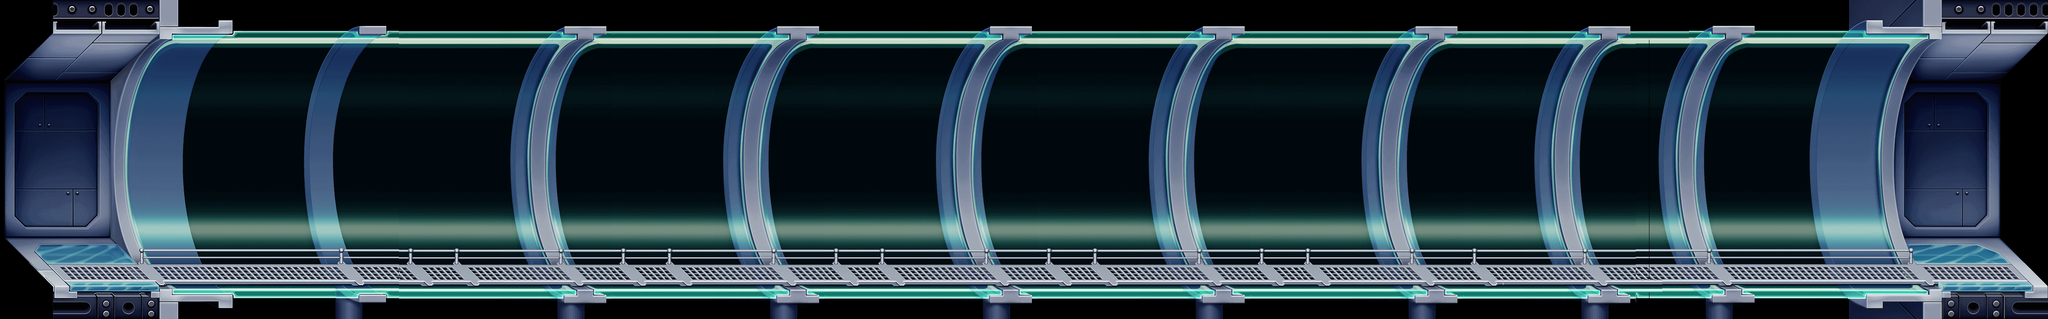

This game map was drawn from its Tiled (.tmx) file and the tilesets committed beside it. A one-line description and the trimmed map source follow:
An orthogonal 154x24 tile map with 32x32 px tiles, 2 tile layers (Layer, Ground), 3 hidden layers not drawn, 2 tilesets.

<map version="1.10" tiledversion="1.10.2" orientation="orthogonal" renderorder="right-down" width="154" height="24" tilewidth="32" tileheight="32" infinite="0" nextlayerid="15" nextobjectid="1">
 <editorsettings>
  <export target="Aqua_Map.json" format="json" />
 </editorsettings>
 <tileset firstgid="1" name="Aqua" tilewidth="32" tileheight="32" tilecount="4608" columns="72">
  <image source="aquarium_assets.png" width="2324" height="2050" />
 </tileset>
 <tileset firstgid="4609" name="Forest" tilewidth="32" tileheight="32" tilecount="6400" columns="80">
  <image source="forest_assets.png" width="2562" height="2565" />
 </tileset>
 <layer id="13" name="Layer4" width="154" height="24" visible="0">
  <data>[3696 cells, 2087 non-empty, 420 distinct tile ids]</data>
 </layer>
 <layer id="12" name="Layer3" width="154" height="24" visible="0">
  <data>[3696 cells, 2399 non-empty, 501 distinct tile ids]</data>
 </layer>
 <layer id="11" name="Layer2" width="154" height="24" visible="0">
  <data>[3696 cells, 2309 non-empty, 414 distinct tile ids]</data>
 </layer>
 <layer id="1" name="Layer" width="154" height="24">
  <data>[3696 cells, 3696 non-empty, 1818 distinct tile ids]</data>
 </layer>
 <layer id="14" name="Ground" width="154" height="24">
  <data>[3696 cells, 616 non-empty, 303 distinct tile ids]</data>
 </layer>
</map>
